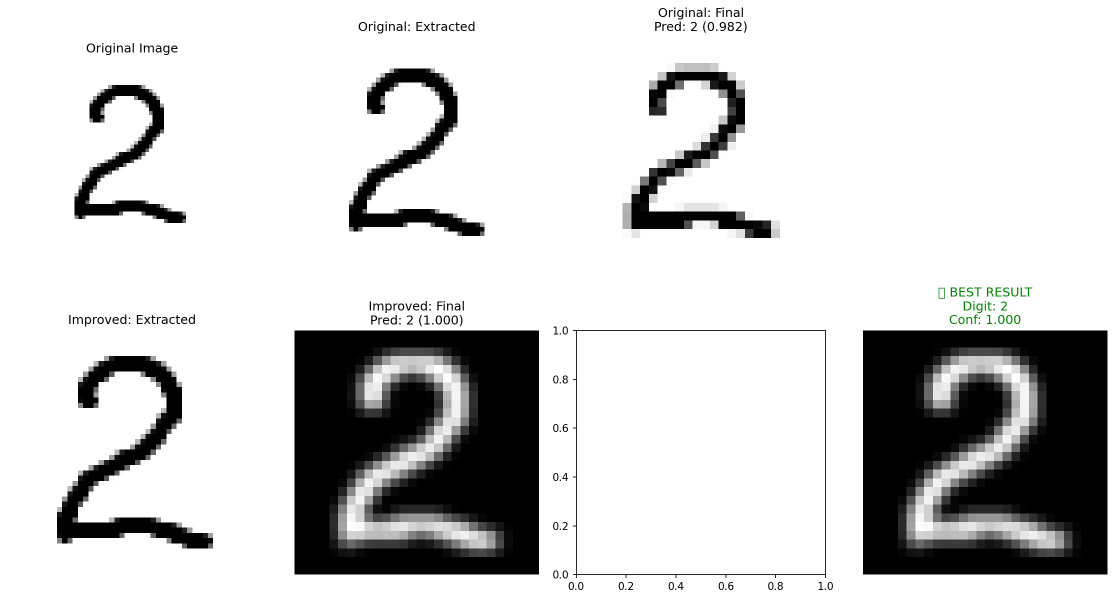
#> input picture digit-recognizer/models/improved_prediction_test1.png.png, 2229 x 1199 px (shown at 1/2 size)
$ python -i improved_preprocessing.py   (imports and definitions only)
#> lines starting #> are read from the running program, lines starting #| are printed output that depends on the picture; after the words box and inside, x2 and y2 are one past the last pixel; in counts of white or black regions, pixels touching at a corner belong together
#> further down, picture is the input picture: shape (1199, 2229, 3); mean B, G, R 206.4, 206.5, 206.4
"""
Improved preprocessing for better digit recognition on real images
"""
import cv2
import numpy as np
from tensorflow.keras.utils import to_categorical

def improved_preprocess_image(image, target_size=(28, 28), show_steps=False):
    """
    Improved preprocessing for better recognition of hand-drawn digits

    Args:
        image: Input image (BGR or grayscale)
        target_size: Target size for the image
        show_steps: Whether to show preprocessing steps

    Returns:
        Preprocessed image ready for model prediction
    """
#> called with target_size = (28, 28), show_steps = False
    # Convert to grayscale if needed
    if len(image.shape) == 3:
        gray = cv2.cvtColor(image, cv2.COLOR_BGR2GRAY)
    else:
        gray = image.copy()

    # Apply Gaussian blur to reduce noise
    blurred = cv2.GaussianBlur(gray, (5, 5), 0)

    # Apply adaptive threshold for better binarization
    binary = cv2.adaptiveThreshold(
        blurred, 255, cv2.ADAPTIVE_THRESH_GAUSSIAN_C,
        cv2.THRESH_BINARY_INV, 11, 2
    )
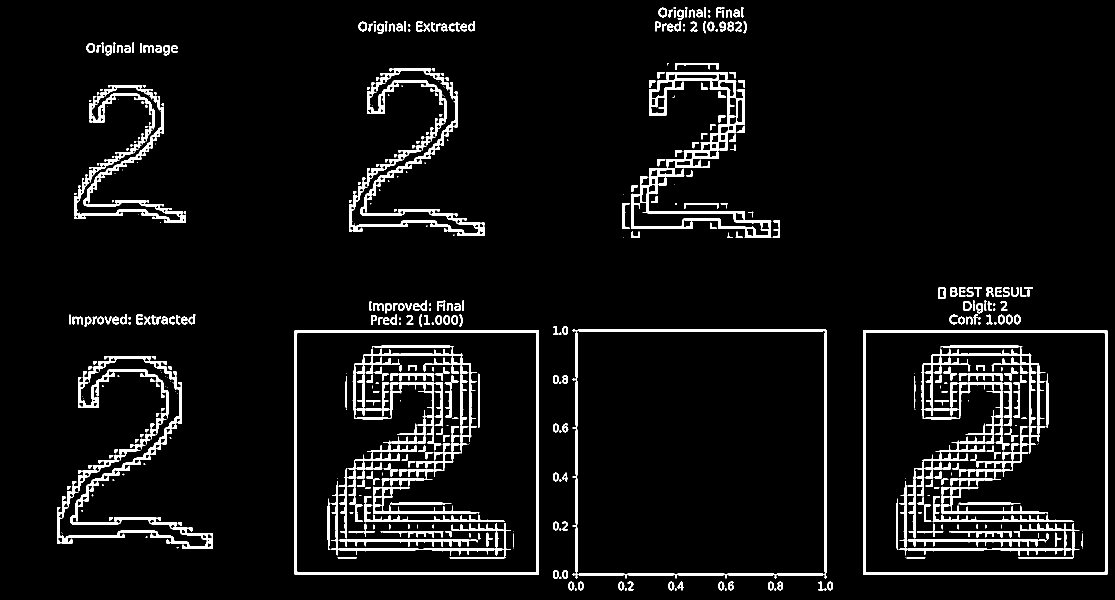
#> binary: shape (1199, 2229) (shown at 1/2 size); 5.9% white; 540 white regions (190 under 20 px), largest, box (x1, y1, x2, y2) and area: (678, 690, 954, 1077) 14583, (1815, 690, 2091, 1077) 14583, (114, 712, 426, 1097) 13822

    # Remove small noise with morphological operations
    kernel = np.ones((3, 3), np.uint8)
    cleaned = cv2.morphologyEx(binary, cv2.MORPH_CLOSE, kernel)
#> cleaned: shape (1199, 2229); 6% white; 275 white regions (95 under 20 px), largest, box (x1, y1, x2, y2) and area: (655, 690, 1022, 1118) 27897, (1792, 690, 2159, 1118) 27897, (114, 712, 426, 1097) 15473
    cleaned = cv2.morphologyEx(cleaned, cv2.MORPH_OPEN, kernel)
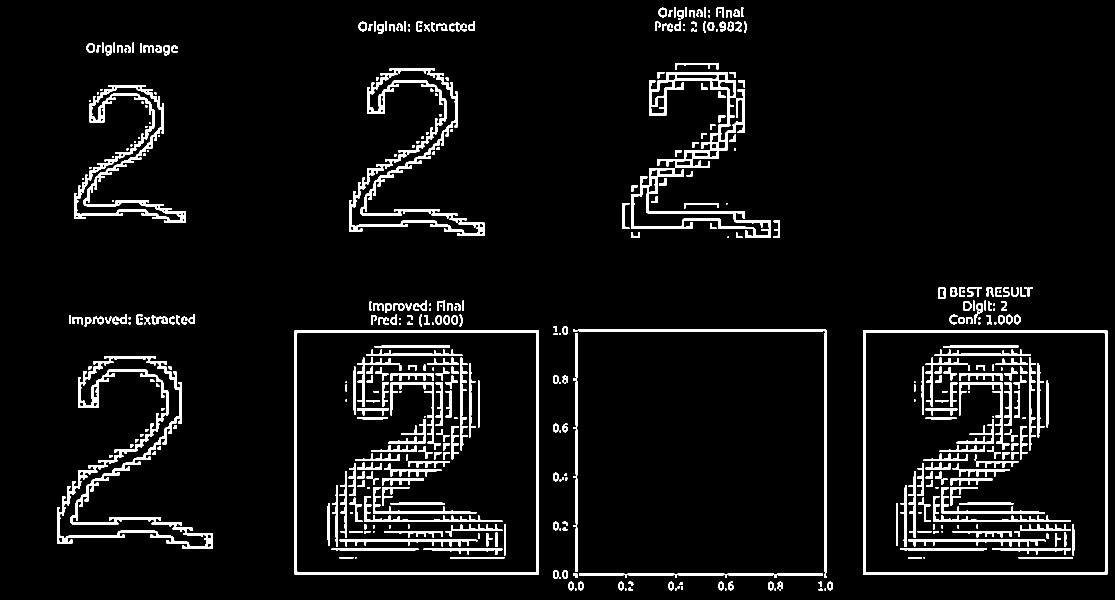
#> cleaned: shape (1199, 2229) (shown at 1/2 size); 5.7% white; 458 white regions (86 under 20 px)

    # Find contours and get the largest one
    contours, _ = cv2.findContours(cleaned, cv2.RETR_EXTERNAL, cv2.CHAIN_APPROX_SIMPLE)
#> contours = 296 contours, 84 with area under 20; largest, box (x1, y1, x2, y2) and area: (1726, 661, 2215, 1149) 237656, (589, 661, 1078, 1149) 237656, (114, 712, 426, 1097) 29894, (1263, 144, 1542, 476) 22540, (698, 137, 969, 472) 22526

    if contours:
        # Get the largest contour (assumed to be the digit)
        largest_contour = max(contours, key=cv2.contourArea)
#> largest_contour = [[1726, 661], [1726, 1148], [2214, 1148], [2214, 661]]

        # Get bounding rectangle with padding
        x, y, w, h = cv2.boundingRect(largest_contour)
#> x = 1726; y = 661; w = 489; h = 488

        # Add padding
        padding = max(10, int(min(w, h) * 0.1))
#> padding = 48
        x = max(0, x - padding)
#> x = 1678
        y = max(0, y - padding)
#> y = 613
        w = min(gray.shape[1] - x, w + 2 * padding)
#> w = 551
        h = min(gray.shape[0] - y, h + 2 * padding)
#> h = 584

        # Extract digit region
        digit_region = cleaned[y:y+h, x:x+w]
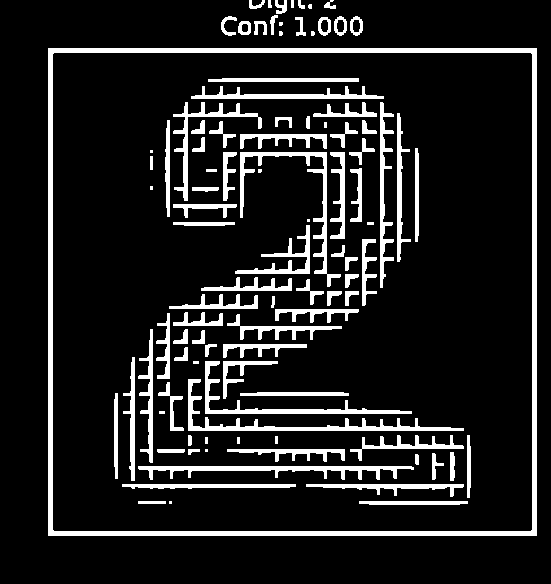
#> digit_region: shape (584, 551); 12.2% white; 100 white regions (13 under 20 px), largest, box (x1, y1, x2, y2) and area: (48, 48, 537, 536) 9674, (188, 379, 464, 431) 1763, (138, 466, 414, 480) 1551
    else:
        digit_region = cleaned

    # Make the image square by adding padding
    h, w = digit_region.shape
    max_dim = max(h, w)
#> max_dim = 584

    # Create square canvas
    square_image = np.zeros((max_dim, max_dim), dtype=np.uint8)

    # Center the digit in the square canvas
    y_offset = (max_dim - h) // 2
#> y_offset = 0
    x_offset = (max_dim - w) // 2
#> x_offset = 16
    square_image[y_offset:y_offset+h, x_offset:x_offset+w] = digit_region
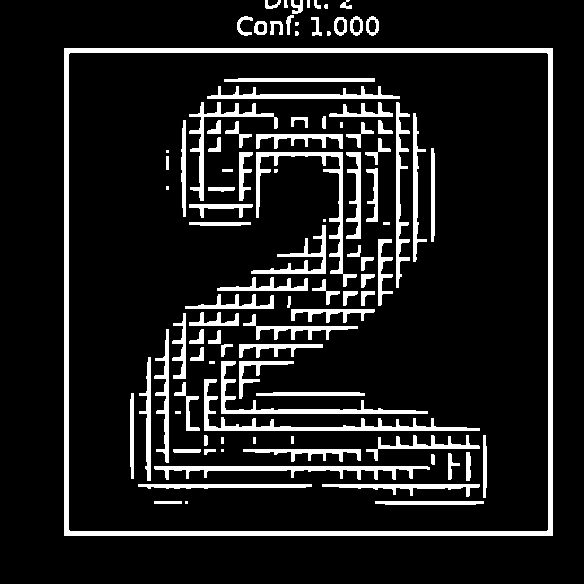
#> square_image: shape (584, 584); 11.5% white; 100 white regions (13 under 20 px), largest, box (x1, y1, x2, y2) and area: (64, 48, 553, 536) 9674, (204, 379, 480, 431) 1763, (154, 466, 430, 480) 1551

    # Resize to target size
    resized = cv2.resize(square_image, target_size, interpolation=cv2.INTER_AREA)
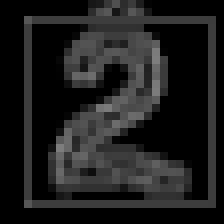
#> resized: shape (28, 28) (shown 8 times larger); min 0, max 125, mean 29.4

    # Normalize pixel values to [0, 1]
    normalized = resized.astype('float32') / 255.0

    # Apply slight Gaussian blur to match MNIST style
    normalized = cv2.GaussianBlur(normalized, (3, 3), 0)
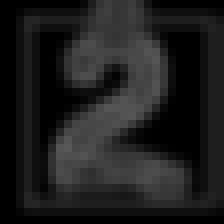
#> normalized: shape (28, 28) float32 (shown 8 times larger); min 0, max 0.346, mean 0.117

    # Reshape for model input
    preprocessed = normalized.reshape(1, target_size[0], target_size[1], 1)

    if show_steps:
        import matplotlib.pyplot as plt

        plt.figure(figsize=(15, 3))

        plt.subplot(1, 5, 1)
        plt.imshow(gray, cmap='gray')
        plt.title('Original Grayscale')
        plt.axis('off')

        plt.subplot(1, 5, 2)
        plt.imshow(binary, cmap='gray')
        plt.title('Binary Threshold')
        plt.axis('off')

        plt.subplot(1, 5, 3)
        plt.imshow(cleaned, cmap='gray')
        plt.title('Noise Removed')
        plt.axis('off')

        plt.subplot(1, 5, 4)
        plt.imshow(square_image, cmap='gray')
        plt.title('Squared & Centered')
        plt.axis('off')

        plt.subplot(1, 5, 5)
        plt.imshow(resized, cmap='gray')
        plt.title('Final 28x28')
        plt.axis('off')

        plt.tight_layout()
        plt.show()

    return preprocessed

# [52 lines left out: function extract_digit_improved, not called in this run]

>>> import cv2
>>> picture = cv2.imread('models/improved_prediction_test1.png.png')
>>> result = improved_preprocess_image(picture)
